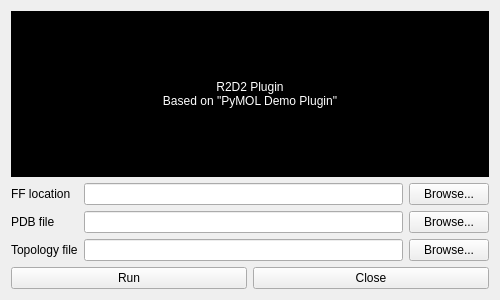
<?xml version="1.0" encoding="UTF-8"?>
<ui version="4.0">
 <class>Form</class>
 <widget class="QWidget" name="Form">
  <property name="geometry">
   <rect>
    <x>0</x>
    <y>0</y>
    <width>500</width>
    <height>300</height>
   </rect>
  </property>
  <property name="windowTitle">
   <string notr="true">R2D2 Plugin</string>
  </property>
  <layout class="QVBoxLayout" name="verticalLayout">
   <item>
    <widget class="QLabel" name="label">
     <property name="sizePolicy">
      <sizepolicy hsizetype="MinimumExpanding" vsizetype="MinimumExpanding">
       <horstretch>0</horstretch>
       <verstretch>0</verstretch>
      </sizepolicy>
     </property>
     <property name="minimumSize">
      <size>
       <width>280</width>
       <height>60</height>
      </size>
     </property>
     <property name="styleSheet">
      <string notr="true">background-color: #000;color:white; padding: 20px</string>
     </property>
     <property name="text">
      <string notr="true">R2D2 Plugin
Based on &quot;PyMOL Demo Plugin&quot;</string>
     </property>
     <property name="textFormat">
      <enum>Qt::PlainText</enum>
     </property>
     <property name="alignment">
      <set>Qt::AlignCenter</set>
     </property>
     <property name="wordWrap">
      <bool>true</bool>
     </property>
    </widget>
   </item>
   <item>
    <layout class="QGridLayout" name="gridLayout">
     <item row="1" column="0">
      <widget class="QLabel" name="label_4">
       <property name="text">
        <string notr="true">FF location</string>
       </property>
      </widget>
     </item>
     <item row="1" column="1">
      <widget class="QLineEdit" name="ff_location">
       <property name="text">
        <string notr="true"></string>
       </property>
      </widget>
     </item>
     <item row="1" column="2">
      <widget class="QPushButton" name="button_browse_ff">
       <property name="text">
        <string notr="true">Browse...</string>
       </property>
      </widget>
     </item>
     <item row="2" column="0">
      <widget class="QLabel" name="label_5">
       <property name="text">
        <string notr="true">PDB file</string>
       </property>
      </widget>
     </item>
     <item row="2" column="1">
      <widget class="QLineEdit" name="pdb_filename">
       <property name="text">
        <string notr="true"/>
       </property>
      </widget>
     </item>
     <item row="2" column="2">
      <widget class="QPushButton" name="button_browse_pdb">
       <property name="text">
        <string notr="true">Browse...</string>
       </property>
      </widget>
     </item>
     <item row="3" column="0">
      <widget class="QLabel" name="label_6">
       <property name="text">
        <string notr="true">Topology file</string>
       </property>
      </widget>
     </item>
     <item row="3" column="1">
      <widget class="QLineEdit" name="topology_filename">
       <property name="text">
        <string notr="true"/>
       </property>
      </widget>
     </item>
     <item row="3" column="2">
      <widget class="QPushButton" name="button_browse_topology">
       <property name="text">
        <string notr="true">Browse...</string>
       </property>
      </widget>
     </item>
    </layout>
   </item>
   <item>
    <layout class="QHBoxLayout" name="horizontalLayout">
     <item>
      <widget class="QPushButton" name="button_ray">
       <property name="text">
        <string notr="true">Run</string>
       </property>
      </widget>
     </item>
     <item>
      <widget class="QPushButton" name="button_close">
       <property name="text">
        <string notr="true">Close</string>
       </property>
      </widget>
     </item>
    </layout>
   </item>
  </layout>
 </widget>
 <resources/>
 <connections/>
</ui>
